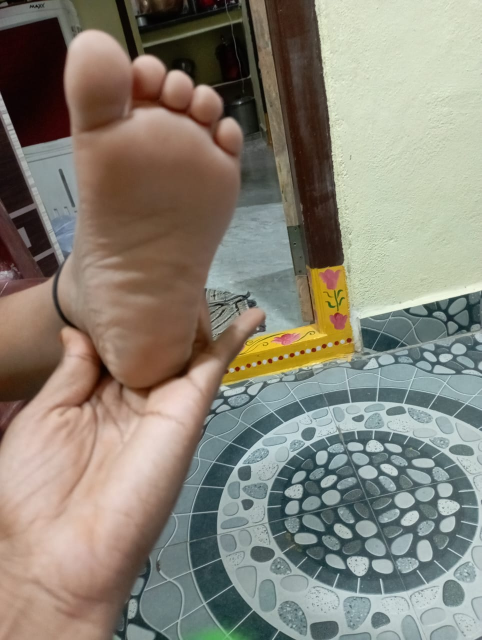
#> input picture Training_Data/B001/Left/Left_01.jpeg, 963 x 1280 px (shown at 1/2 size); its folder holds only this picture in this run
$ python -i roi_detection.py   (imports and definitions only)
#> lines starting #> are read from the running program, lines starting #| are printed output that depends on the picture
"""
ROI (Region of Interest) Detection for Footprint Biometric Recognition.

The foot is segmented from the background and the biometrically relevant
plantar region (ball of foot + medial arch) is extracted for downstream
feature extraction and matching.

Real acquisition data is heterogeneous: clean ink impressions on paper,
flatbed scanner captures, close-up camera photographs and phone photographs.
A single Otsu threshold is not sufficient for all of them, so this module
builds several candidate masks (Otsu, fixed threshold, adaptive threshold,
skin colour and — as a last resort — GrabCut), scores each mask for
"foot-likeness", and keeps the most plausible one.
"""

from __future__ import annotations

import math
import threading
from pathlib import Path

import cv2
import numpy as np


# GrabCut initialises its Gaussian mixture models with ``cv2.kmeans``, which
# draws from OpenCV's global RNG.  Without a fixed seed the same photo produced
# a different mask (and therefore a different ROI, enhancement and prediction)
# on every call: repeated identifications of one image could disagree, and the
# stored enrollment crops could never be reproduced.  Seed it deterministically
# and serialise the call so concurrent requests cannot interleave the RNG.
_GRABCUT_LOCK = threading.Lock()
_GRABCUT_SEED = 0


# ---------------------------------------------------------------------------
# Mask generation and scoring
# ---------------------------------------------------------------------------

def _clean_mask(mask: np.ndarray, kernel_size: int = 5) -> np.ndarray:
    """Remove salt noise and close small gaps in a binary mask."""
    kernel = cv2.getStructuringElement(cv2.MORPH_ELLIPSE, (kernel_size, kernel_size))
    cleaned = cv2.morphologyEx(mask, cv2.MORPH_OPEN, kernel, iterations=1)
    cleaned = cv2.morphologyEx(cleaned, cv2.MORPH_CLOSE, kernel, iterations=2)
    return cleaned


def _skin_masks(image: np.ndarray) -> list[np.ndarray]:
    """Return conservative skin-colour masks in YCrCb and HSV spaces."""
    masks: list[np.ndarray] = []

    ycrcb = cv2.cvtColor(image, cv2.COLOR_BGR2YCrCb)
    masks.append(
        cv2.inRange(ycrcb, np.array([20, 130, 72]), np.array([255, 185, 140]))
    )

    hsv = cv2.cvtColor(image, cv2.COLOR_BGR2HSV)
    lower = cv2.inRange(hsv, np.array([0, 20, 20]), np.array([25, 255, 255]))
    upper = cv2.inRange(hsv, np.array([155, 20, 20]), np.array([180, 255, 255]))
    masks.append(cv2.bitwise_or(lower, upper))

    return masks


def _candidate_masks(image: np.ndarray) -> list[tuple[str, np.ndarray]]:
    """Build segmentation candidates for light-background scans and photos."""
    gray = cv2.cvtColor(image, cv2.COLOR_BGR2GRAY)
    blurred = cv2.GaussianBlur(gray, (5, 5), 0)
    candidates: list[tuple[str, np.ndarray]] = []

    # The classic dark-footprint-on-light-paper case from the specification.
    _, otsu_inverse = cv2.threshold(
        blurred, 0, 255, cv2.THRESH_BINARY_INV + cv2.THRESH_OTSU
    )
    candidates.append(("otsu_inverse", otsu_inverse))

    # Bright objects on a dark background (some close-up camera images).
    _, otsu_normal = cv2.threshold(
        blurred, 0, 255, cv2.THRESH_BINARY + cv2.THRESH_OTSU
    )
    candidates.append(("otsu_normal", otsu_normal))

    # Scanner captures often have very bright backgrounds; a fixed threshold
    # catches more of the faint heel/toe edges than Otsu alone.
    if float(np.median(gray)) > 180.0:
        _, fixed = cv2.threshold(blurred, 200, 255, cv2.THRESH_BINARY_INV)
        candidates.append(("fixed_200", fixed))

    adaptive = cv2.adaptiveThreshold(
        blurred,
        255,
        cv2.ADAPTIVE_THRESH_GAUSSIAN_C,
        cv2.THRESH_BINARY_INV,
        51,
        7,
    )
    candidates.append(("adaptive", adaptive))

    for index, skin in enumerate(_skin_masks(image)):
        candidates.append((f"skin_{index}", skin))

    return candidates


def _local_texture(gray: np.ndarray, kernel_size: int = 15) -> np.ndarray:
    """Local standard deviation, used to tell creased skin from smooth walls."""
    values = gray.astype(np.float32)
    mean = cv2.blur(values, (kernel_size, kernel_size))
    mean_square = cv2.blur(values * values, (kernel_size, kernel_size))
    return np.sqrt(np.maximum(mean_square - mean * mean, 0.0))


def _score_contour(
    name: str,
    mask: np.ndarray,
    contour: np.ndarray,
    gray: np.ndarray,
    texture: np.ndarray | None = None,
    skin: np.ndarray | None = None,
) -> float:
    """Heuristic score describing how much a contour looks like a footprint."""
    height, width = mask.shape[:2]
    area = float(cv2.contourArea(contour))
    if area < 100:
        return -1e9

    x, y, box_width, box_height = cv2.boundingRect(contour)
    image_area = float(height * width)
    area_ratio = area / image_area
    bbox_ratio = float(box_width * box_height) / image_area
    hull_area = float(cv2.contourArea(cv2.convexHull(contour)))
    solidity = area / hull_area if hull_area > 0 else 0.0
    aspect = max(box_width, box_height) / max(1.0, float(min(box_width, box_height)))

    # Fraction of contour points that sit on the image border.
    points = contour.reshape(-1, 2)
    border_hits = np.sum(
        (points[:, 0] <= 2)
        | (points[:, 0] >= width - 3)
        | (points[:, 1] <= 2)
        | (points[:, 1] >= height - 3)
    )
    border_contact = float(border_hits) / max(1, len(points))

    mask_bool = mask > 0
    inside = gray[mask_bool]
    outside = gray[~mask_bool]
    contrast = abs(float(inside.mean()) - float(outside.mean())) if inside.size and outside.size else 0.0

    # Crease texture: a foot has creases, while a wall/door/floor patch is
    # smooth.  This is computed inside the contour, not the whole candidate.
    if texture is None:
        texture = _local_texture(gray, 15)
    contour_mask = np.zeros_like(gray)
    cv2.drawContours(contour_mask, [contour], -1, 255, cv2.FILLED)
    inside_texture = 0.0
    if cv2.countNonZero(contour_mask):
        inside_texture = float(texture[contour_mask > 0].mean())
    score_texture = 2.0 * min(inside_texture / 20.0, 1.0)
    if inside_texture < 8.0:
        score_texture -= 0.8
    # Skin colour: separates a bare foot from a textured tiled floor.  Combined
    # with the texture term this gives skin+creases (foot) while rejecting both
    # the smooth skin-coloured wall and the untextured non-skin floor.
    score_skin = 0.0
    if skin is not None and cv2.countNonZero(contour_mask):
        skin_fraction = float(np.count_nonzero(skin[contour_mask > 0])) / float(
            cv2.countNonZero(contour_mask)
        )
        score_skin = 1.6 * min(1.0, skin_fraction)

    # Centre preference: feet are normally near the middle of the capture.
    centre_x = x + box_width / 2.0
    centre_y = y + box_height / 2.0
    centre_distance = math.hypot(centre_x - width / 2.0, centre_y - height / 2.0)
    centre_distance /= max(1.0, 0.5 * math.hypot(width, height))

    score = 0.0
    score += 2.2 * min(area_ratio / 0.30, 1.0)
    if area_ratio < 0.02:
        score -= 2.5
    if area_ratio > 0.94:
        score -= 3.0
    if bbox_ratio > 0.97:
        score -= 2.0

    score += 1.6 * solidity
    score += 1.0 * (1.0 - min(1.0, border_contact * 2.0))
    if 1.15 <= aspect <= 4.5:
        score += 1.0
    elif aspect > 6.0:
        score -= 1.2
    score += 0.9 * min(contrast / 55.0, 1.0)
    score += score_texture
    score += score_skin
    score -= 0.6 * min(1.0, centre_distance)

    if name.startswith("skin"):
        score += 0.4
    if border_contact > 0.30:
        score -= 1.5
    return score


def _collect_contours(mask: np.ndarray) -> list[np.ndarray]:
    contours, _ = cv2.findContours(mask, cv2.RETR_EXTERNAL, cv2.CHAIN_APPROX_SIMPLE)
    return [contour for contour in contours if cv2.contourArea(contour) >= 100]


def _grabcut_mask(image: np.ndarray, margin: float = 0.12) -> np.ndarray | None:
    """Run GrabCut initialised with a central rectangle.

    The rectangle is inset by ``margin`` on every side, which encodes the
    assumption that the foot is the dominant object near the middle of a phone
    capture.  Large images are downscaled first so this stays fast.
    """
    scale = 1.0
    working = image
    if max(image.shape[:2]) > 700:
        scale = 700.0 / max(image.shape[:2])
        working = cv2.resize(
            image, None, fx=scale, fy=scale, interpolation=cv2.INTER_AREA
        )

    height, width = working.shape[:2]
    mask = np.zeros((height, width), np.uint8)
    background_model = np.zeros((1, 65), np.float64)
    foreground_model = np.zeros((1, 65), np.float64)
    margin_x = max(2, int(width * margin))
    margin_y = max(2, int(height * margin))
    rectangle = (
        margin_x,
        margin_y,
        width - 2 * margin_x,
        height - 2 * margin_y,
    )
    try:
        with _GRABCUT_LOCK:
            cv2.setRNGSeed(_GRABCUT_SEED)
            cv2.grabCut(
                working,
                mask,
                rectangle,
                background_model,
                foreground_model,
                5,
                cv2.GC_INIT_WITH_RECT,
            )
    except cv2.error:
        return None
    result = np.where((mask == cv2.GC_FGD) | (mask == cv2.GC_PR_FGD), 255, 0).astype(np.uint8)
    result = _clean_mask(result, 7)
    if scale != 1.0:
        result = cv2.resize(
            result, (image.shape[1], image.shape[0]), interpolation=cv2.INTER_NEAREST
        )
    return result


def _bbox_is_implausible(contour: np.ndarray, shape: tuple[int, int]) -> bool:
    """True when a contour spans so much of the frame that it is background.

    A wall, door or floor region often wins the area-based score because it is
    simply big.  A real foot occupies a compact, elongated part of the frame.
    """
    height, width = shape[:2]
    _, _, box_width, box_height = cv2.boundingRect(contour)
    if box_height >= 0.90 * height or box_width >= 0.90 * width:
        return True
    if box_width * box_height >= 0.82 * width * height:
        return True
    return False


def footprint_quality(
    image: np.ndarray, mask: np.ndarray, contour: np.ndarray
) -> dict:
    """Describe how much the selected region looks like a real footprint.

    The segmentation stage always returns *some* contour, even for a blank page
    or a photo of a wall.  This quality report is the guard that distinguishes
    a genuine footprint from an arbitrary blob so that non-footprint uploads can
    be rejected before they reach the classifier.
    """
    height, width = image.shape[:2]
    gray = (
        cv2.cvtColor(image, cv2.COLOR_BGR2GRAY)
        if image.ndim == 3
        else image
    )
    area = float(cv2.contourArea(contour))
    image_area = float(height * width)
    x, y, box_width, box_height = cv2.boundingRect(contour)
    box_area = float(max(1, box_width * box_height))
    hull_area = float(cv2.contourArea(cv2.convexHull(contour)))
    perimeter = float(cv2.arcLength(contour, True))

    mask_bool = mask > 0
    inside = gray[mask_bool]
    outside = gray[~mask_bool]
    contrast = (
        abs(float(inside.mean()) - float(outside.mean()))
        if inside.size and outside.size
        else 0.0
    )

    texture = _local_texture(gray, 15)
    inside_texture = (
        float(texture[mask_bool].mean()) if np.any(mask_bool) else 0.0
    )

    points = contour.reshape(-1, 2)
    border_hits = np.sum(
        (points[:, 0] <= 2)
        | (points[:, 0] >= width - 3)
        | (points[:, 1] <= 2)
        | (points[:, 1] >= height - 3)
    )

    quality = {
        "area": area,
        "area_ratio": area / image_area if image_area else 0.0,
        "bbox_ratio": (box_width * box_height) / image_area if image_area else 0.0,
        "solidity": area / hull_area if hull_area > 0 else 0.0,
        "extent": area / box_area,
        "aspect": max(box_width, box_height) / max(1.0, float(min(box_width, box_height))),
        "circularity": (4.0 * math.pi * area / (perimeter * perimeter)) if perimeter > 0 else 0.0,
        "border_contact": float(border_hits) / max(1, len(points)),
        "contrast": contrast,
        "texture": inside_texture,
    }

    reasons: list[str] = []
    if quality["area_ratio"] < 0.02:
        reasons.append("foreground too small")
    # NOTE: a legitimate close-up photo (and an already-cropped ROI) can fill
    # most of the frame, so "covers the whole frame" is intentionally not a
    # rejection reason.  Uniform images are still rejected by the contrast,
    # outline and border-contact checks below.
    if quality["contrast"] < 3.0:
        reasons.append("no foreground/background contrast")
    if quality["aspect"] < 1.03 or quality["aspect"] > 6.0:
        reasons.append("implausible footprint aspect ratio")
    if quality["solidity"] < 0.45:
        reasons.append("implausible footprint shape")
    if quality["extent"] < 0.20 or quality["extent"] > 0.995:
        reasons.append("implausible footprint outline")
    if quality["circularity"] > 0.80:
        reasons.append("region is too round to be a footprint")
    if quality["border_contact"] > 0.5:
        reasons.append("region touches the image border")

    quality["is_footprint"] = not reasons
    quality["reasons"] = reasons
    return quality


def segment_foot(image: np.ndarray) -> tuple[np.ndarray, np.ndarray, list]:
    """Segment the foot region from the background.

    Args:
        image: BGR footprint image.

    Returns:
        ``(binary_mask, cleaned_threshold, contours)`` where ``binary_mask``
        is the filled mask of the selected foot contour, ``cleaned_threshold``
        is the cleaned candidate mask it came from, and ``contours`` contains
        all external contours from that mask.

    Raises:
        ValueError: If no plausible foot contour is found.
    """
    if image is None or not isinstance(image, np.ndarray) or image.size == 0:
        raise ValueError("A non-empty BGR footprint image is required.")
    if image.ndim == 2:
        image = cv2.cvtColor(image, cv2.COLOR_GRAY2BGR)
    if image.ndim != 3 or image.shape[2] != 3:
        raise ValueError("ROI detection expects a 3-channel BGR footprint image.")

    gray = cv2.cvtColor(image, cv2.COLOR_BGR2GRAY)
    texture = _local_texture(gray, 15)
    skin_mask = np.zeros(gray.shape, np.uint8)
    for candidate_skin in _skin_masks(image):
        skin_mask = cv2.bitwise_or(skin_mask, candidate_skin)
    best: tuple[float, str, np.ndarray, np.ndarray, list] | None = None

    for name, raw_mask in _candidate_masks(image):
        cleaned = _clean_mask(raw_mask, 5)
        contours = _collect_contours(cleaned)
        if not contours:
            continue
        # The foot is not always the largest blob (a wall can win on area), so
        # score every significant contour, not just the biggest one.
        for contour in sorted(contours, key=cv2.contourArea, reverse=True)[:5]:
            score = _score_contour(
                name, cleaned, contour, gray, texture=texture, skin=skin_mask
            )
            if best is None or score > best[0]:
                best = (score, name, cleaned, contour, contours)

    # GrabCut with a central prior is comparatively expensive, so run it when
    # the cheap masks are missing, weak, or describe a background-sized region.
    needs_grabcut = (
        best is None
        or best[0] < 2.5
        or _bbox_is_implausible(best[3], gray.shape)
    )
    if needs_grabcut:
        grabcut = _grabcut_mask(image)
        if grabcut is not None:
            contours = _collect_contours(grabcut)
            if contours:
                contour = max(contours, key=cv2.contourArea)
                score = _score_contour(
                    "grabcut", grabcut, contour, gray, texture=texture, skin=skin_mask
                )
                use_grabcut = not _bbox_is_implausible(contour, gray.shape) and (
                    best is None
                    or _bbox_is_implausible(best[3], gray.shape)
                    or score > best[0]
                )
                if use_grabcut:
                    best = (score, "grabcut", grabcut, contour, contours)

    if best is None or best[0] < -1e8:
        raise ValueError(
            "No contours found in the image. The foot could not be segmented."
        )

    _, selected_name, cleaned, largest_contour, contours = best
    if cv2.contourArea(largest_contour) < 100:
        raise ValueError("Detected footprint region is too small to extract an ROI.")

    binary_mask = np.zeros(gray.shape, dtype=np.uint8)
    cv2.drawContours(binary_mask, [largest_contour], -1, 255, cv2.FILLED)

    # Keep the selected candidate available for diagnostics (tests and UI
    # expect the second return value to be a displayable threshold mask).
    return binary_mask, cleaned, list(contours)


# ---------------------------------------------------------------------------
# Anatomical partitioning and ROI extraction
# ---------------------------------------------------------------------------

def _clamp(value: int, lower: int, upper: int) -> int:
    return max(lower, min(upper, value))


def extract_roi(
    image: np.ndarray, mask: np.ndarray, contour: np.ndarray
) -> tuple[np.ndarray, np.ndarray, dict]:
    """Extract the midfoot/arch ROI (40%–75% of the foot bounding box).

    Returns the masked 224×224 ROI, the matching 224×224 foot-support mask and
    a dictionary describing the anatomical partitions, including the original
    bounding box of the foot.  The support mask is what lets later stages keep
    creases while hard-zeroing everything that is not foot.
    """
    x, y, width, height = cv2.boundingRect(contour)
    if width < 2 or height < 2:
        raise ValueError("Foot contour is too small to partition.")

    forefoot_y = y + int(0.40 * height)
    midfoot_y = y + int(0.75 * height)
    heel_y = y + height

    roi_y_start = _clamp(forefoot_y, 0, mask.shape[0] - 1)
    roi_y_end = _clamp(midfoot_y, roi_y_start + 1, mask.shape[0])
    roi_x_start = _clamp(x, 0, mask.shape[1] - 1)
    roi_x_end = _clamp(x + width, roi_x_start + 1, mask.shape[1])

    roi_crop = image[roi_y_start:roi_y_end, roi_x_start:roi_x_end].copy()
    mask_crop = mask[roi_y_start:roi_y_end, roi_x_start:roi_x_end]

    roi_masked = cv2.bitwise_and(roi_crop, roi_crop, mask=mask_crop)
    if roi_masked.size == 0:
        raise ValueError("The computed ROI is empty.")
    roi_resized = cv2.resize(roi_masked, (224, 224), interpolation=cv2.INTER_AREA)
    roi_mask = cv2.resize(mask_crop, (224, 224), interpolation=cv2.INTER_NEAREST)
    roi_mask = (roi_mask > 0).astype(np.uint8) * 255

    region_info = {
        "bounding_box": (x, y, width, height),
        "forefoot_y": forefoot_y,
        "midfoot_y": midfoot_y,
        "heel_y": heel_y,
        "roi_bounds": (roi_x_start, roi_y_start, roi_x_end - roi_x_start, roi_y_end - roi_y_start),
    }
    return roi_resized, roi_mask, region_info


# [46 lines left out: function visualize_regions, not called in this run]


def process_footprint(
    image_path_or_array, return_visualization: bool = False
) -> dict:
    """Main pipeline for footprint ROI extraction.

    Accepts a file path (``str`` or :class:`pathlib.Path`) or a BGR NumPy
    array.  Returns the 224×224 ROI, the binary foot mask, region metadata and
    (optionally) an annotated visualization.
    """
#> called with return_visualization = False
    try:
        if isinstance(image_path_or_array, (str, Path)):
            image = cv2.imread(str(image_path_or_array))
#> image is the input picture: shape (1280, 963, 3); mean B, G, R 118.6, 131.2, 136.2
            if image is None:
                raise ValueError(
                    f"Could not load image from path: {image_path_or_array}"
                )
        elif isinstance(image_path_or_array, np.ndarray):
            image = image_path_or_array.copy()
        else:
            raise ValueError(
                "Input must be a file path (str/Path) or a numpy array (BGR image)."
            )

        mask, cleaned_threshold, contours = segment_foot(image)
#> in segment_foot, `gray = cv2.cvtColor(image, cv2.COLOR_BGR2GRAY)`:
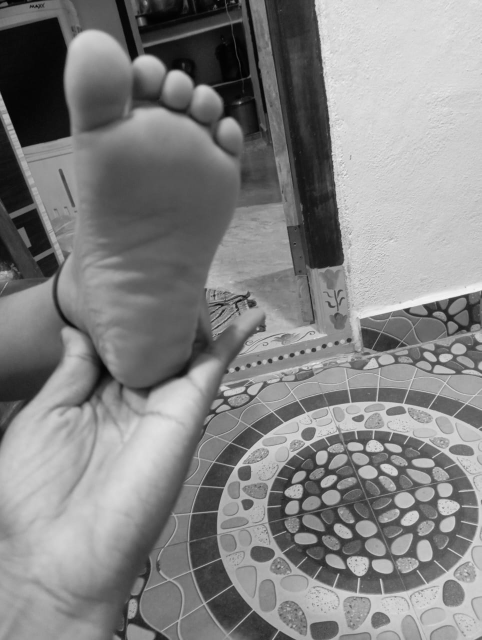
#> gray: shape (1280, 963) (shown at 1/2 size); min 0, max 252, mean 131.2
#> in _local_texture, `mean = cv2.blur(values, (kernel_size, kernel_size))`:
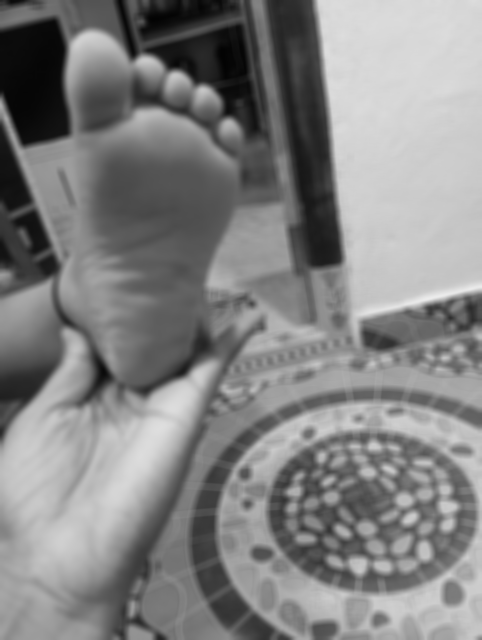
#> mean: shape (1280, 963) float32 (shown at 1/2 size); min 3.15, max 236.1, mean 131.2
#> in _local_texture, `mean_square = cv2.blur(values * values, (kernel_size, kernel_size))`:
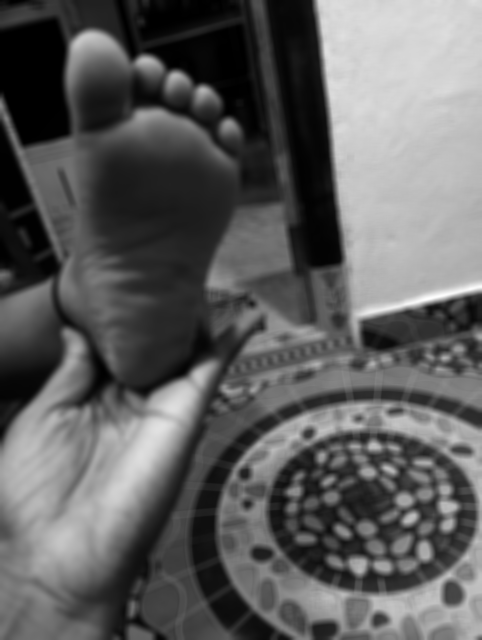
#> mean_square: shape (1280, 963) float32 (shown at 1/2 size); min 10.41, max 55788.8, mean 20754.8; drawn with min black and max white
#> in _local_texture, `return np.sqrt(np.maximum(mean_square - mean * mean, 0.0))`:
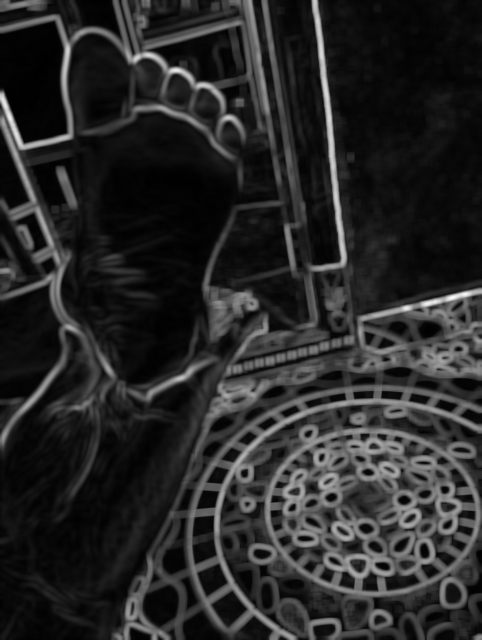
#> returned value: shape (1280, 963) float32 (shown at 1/2 size); min 0, max 84.48, mean 13.4; drawn with min black and max white
#> (the rest of the program and of its run is left out)
